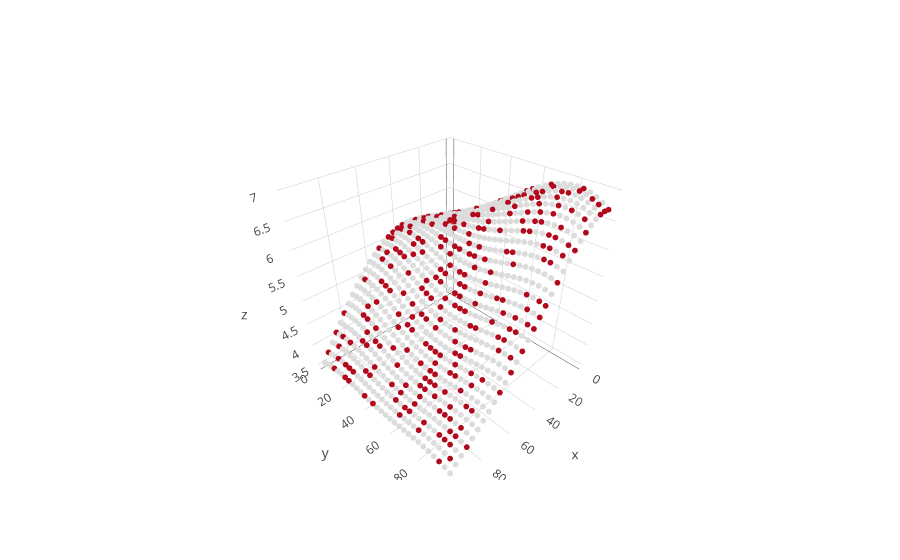

This figure's notebook cell:
### Code cell
f_pred = inf.predict_mean()
iplot([go.Scatter3d(x = X[:,0], y = X[:,1], z=inf.predict_mean(), mode = 'markers', marker=dict(size = 2, color = color))])

### Figure 1 — Plotly figure (JSON) as saved in the notebook; plotly's stock layout.template omitted (floating-point values rounded to 4 significant figures; data arrays with more than 128 entries replaced by an {"elided": "..."} marker saying what was removed)
{"data": [{"marker": {"color": {"elided": "900 int values"}, "size": 2}, "mode": "markers", "type": "scatter3d", "x": {"elided": "900 float values"}, "y": {"elided": "900 float values"}, "z": {"elided": "900 float values"}}], "layout": {}}
